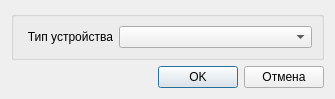
<?xml version="1.0" encoding="UTF-8"?>
<ui version="4.0">
 <class>SvSelectDeviceTypeDialog</class>
 <widget class="QDialog" name="SvSelectDeviceTypeDialog">
  <property name="geometry">
   <rect>
    <x>0</x>
    <y>0</y>
    <width>335</width>
    <height>91</height>
   </rect>
  </property>
  <property name="windowTitle">
   <string>Тип нового устройства</string>
  </property>
  <layout class="QVBoxLayout" name="vlayMain">
   <item>
    <widget class="QGroupBox" name="gbItems">
     <property name="title">
      <string/>
     </property>
     <layout class="QVBoxLayout" name="vlayItems">
      <item>
       <layout class="QHBoxLayout" name="hlayDeviceType">
        <item>
         <widget class="QLabel" name="lblDeviceType">
          <property name="sizePolicy">
           <sizepolicy hsizetype="Fixed" vsizetype="Preferred">
            <horstretch>0</horstretch>
            <verstretch>0</verstretch>
           </sizepolicy>
          </property>
          <property name="minimumSize">
           <size>
            <width>90</width>
            <height>0</height>
           </size>
          </property>
          <property name="maximumSize">
           <size>
            <width>90</width>
            <height>16777215</height>
           </size>
          </property>
          <property name="text">
           <string>Тип устройства</string>
          </property>
          <property name="alignment">
           <set>Qt::AlignRight|Qt::AlignTrailing|Qt::AlignVCenter</set>
          </property>
         </widget>
        </item>
        <item>
         <widget class="QComboBox" name="cbDeviceType"/>
        </item>
       </layout>
      </item>
     </layout>
    </widget>
   </item>
   <item>
    <layout class="QHBoxLayout" name="hlayButtons">
     <item>
      <spacer name="spacer">
       <property name="orientation">
        <enum>Qt::Horizontal</enum>
       </property>
       <property name="sizeHint" stdset="0">
        <size>
         <width>40</width>
         <height>20</height>
        </size>
       </property>
      </spacer>
     </item>
     <item>
      <widget class="QPushButton" name="bnOk">
       <property name="text">
        <string>OK</string>
       </property>
      </widget>
     </item>
     <item>
      <widget class="QPushButton" name="bnCancel">
       <property name="text">
        <string>Отмена</string>
       </property>
      </widget>
     </item>
    </layout>
   </item>
  </layout>
 </widget>
 <resources/>
 <connections/>
</ui>
